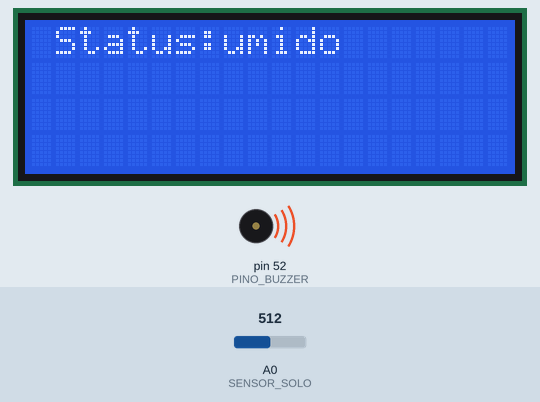
Recording of a sketch running on a simulated Arduino Mega 2560, built with avr-gcc and run on an emulated ATmega2560. On the bench: 20×4 character LCD, buzzer (waves = sounding, pin HIGH). Inputs (shaded band) come from the test bench; at power-on: A0 (SENSOR_SOLO) = 512.

Above: at 1.9 s.
2.0 s: A0 (SENSOR_SOLO) set to 987
3.5 s: A0 (SENSOR_SOLO) set to 1014
At 5.5 s:
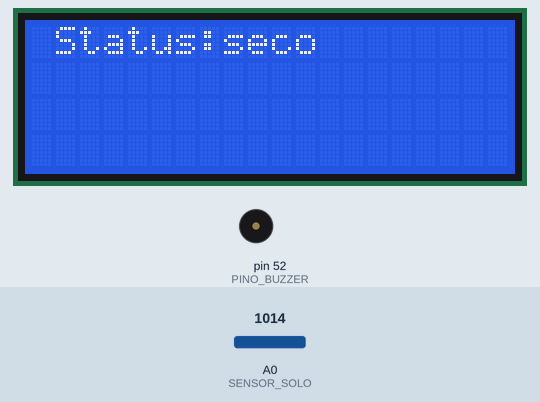
5.8 s: A0 (SENSOR_SOLO) set to 990
At 6.8 s:
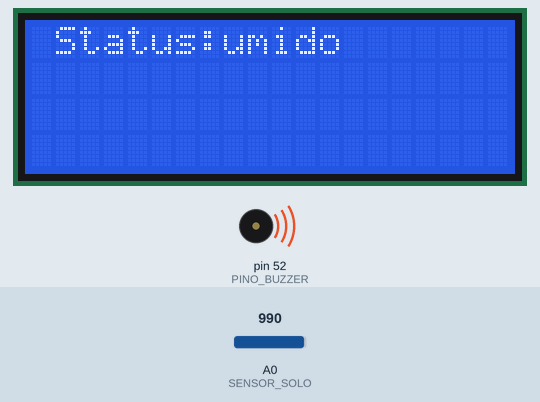
8.0 s: A0 (SENSOR_SOLO) set to 1010
At 9.1 s:
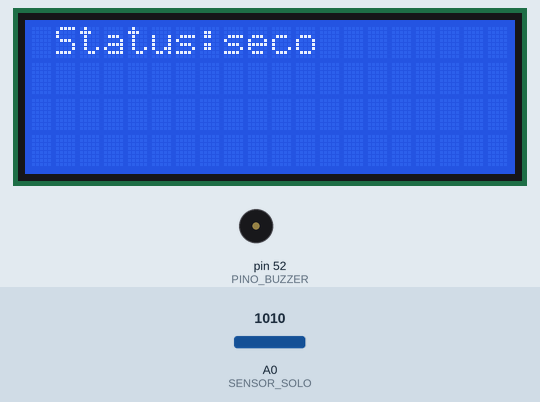
Timing chart, 0 to 11.0 s (numbered marks = the images above; inputs shaded):
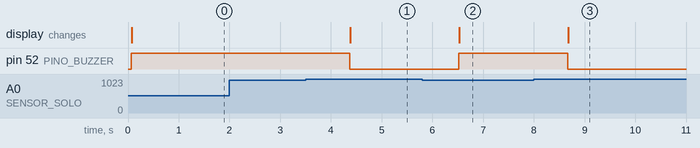

The sketch:

PROJETO_622.ino
```cpp
// Inclui a biblioteca
#include <LiquidCrystal_I2C.h>
#include <Wire.h>

// Define o endereço LCD para 0x27 para um display de 16 caracteres e 2 linhas
LiquidCrystal_I2C lcd(0x27, 20, 4);

// Define a entrada analogica do sensor de solo com o valor "0"
#define SENSOR_SOLO A0
// Define que o pino digital do buzzer é o “52”
#define PINO_BUZZER 52

// Recebe a leitura feita no pino analógico
int LeituraSensor;

// Função setup é executada apenas uma vez
void setup()
{
  // Inicia a comunicação serial a 9600 bits por segundo
  Serial.begin(9600);
  // Configuração do pino como entrada
  pinMode(PINO_BUZZER, OUTPUT);
  // Configuração do pino como saida
  pinMode(SENSOR_SOLO, INPUT);


  }

// Função loop é para executar repetidamente o código
void loop()
{

  // inicializa o LCD
  lcd.init();
  //liga a luz de fundo
  lcd.backlight();
  // Posição do cursor
  lcd.setCursor(1, 0);

  LeituraSensor = analogRead(SENSOR_SOLO);

//No estado seco
if (LeituraSensor >= 1000) {
digitalWrite (PINO_BUZZER, LOW);
lcd.print("Status:seco");

//No estado umido
} else {
digitalWrite (PINO_BUZZER, HIGH);
lcd.print("Status:umido");

}
//Aguardar 1000 milissegundos
delay(1000);
}
```

Measured:
- the behaviour switches between 999 and 1000 on A0 (SENSOR_SOLO) (found by bisection; images 0 and 1)
- after the input at 2.0 s, every drawn part: stays the same
- after the input at 3.5 s, pin 52 (PINO_BUZZER): HIGH → LOW after 0.87 s; the display: changes after 0.88 s (image 1)
- after the input at 5.8 s, pin 52 (PINO_BUZZER): LOW → HIGH after 0.72 s; the display: changes after 0.73 s (image 2)
- after the input at 8.0 s, pin 52 (PINO_BUZZER): HIGH → LOW after 0.67 s; the display: changes after 0.68 s (image 3)
